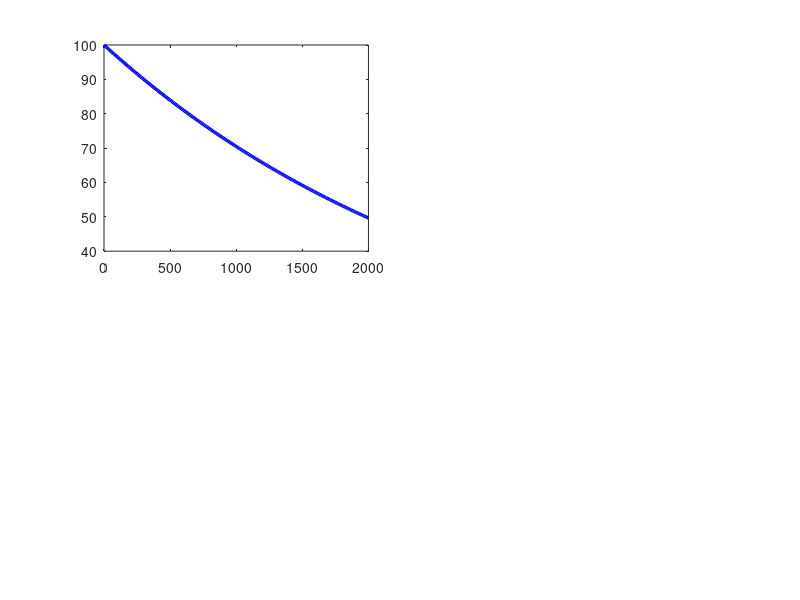

Reproduce this figure in MATLAB. (Note: this script raises an error after producing the figure.)
%% ============================================================
%  MODULE 07 — BATTERY AGING & CAPACITY FADE MODEL
%  Project : Smart EV Battery Health & Fault Prediction System
%  Author  : [Your Name] | Tool: MATLAB 2025a
%% ============================================================
clc; clear; close all;

output_folder = 'EV_Battery_Outputs';
if ~exist(output_folder,'dir'), mkdir(output_folder); end

fprintf('==========================================\n');
fprintf('   MODULE 07: BATTERY AGING MODEL         \n');
fprintf('==========================================\n\n');

%% --- CAPACITY FADE MODEL (Arrhenius-based) ---
cycles   = 0:10:2000;
cap_fade = 100*exp(-0.00035*cycles);
R_growth = 1+0.0002*cycles;

EOL_idx     = find(cap_fade<=80,1);
cycles_EOL  = cycles(EOL_idx);
years_EOL   = cycles_EOL/365;  % 1 charge cycle per day assumption

fprintf('Degradation model  : Arrhenius exponential\n');
fprintf('Initial capacity   : 100%%\n');
fprintf('EOL threshold      : 80%%\n');
fprintf('EOL at cycle       : %d\n', cycles_EOL);
fprintf('EOL in years       : %.1f years\n', years_EOL);
fprintf('Resistance at EOL  : %.2fx initial\n\n', R_growth(EOL_idx));

%% --- CYCLE MILESTONES ---
milestones=[100,200,500,1000,1500,cycles_EOL];
fprintf('%-10s %-15s %-15s\n','Cycles','Capacity(%)','R_Factor');
fprintf('%s\n',repmat('-',1,42));
for i=1:length(milestones)
    c=milestones(i);
    cap=100*exp(-0.00035*c);
    res=1+0.0002*c;
    fprintf('%-10d %-15.2f %-15.3f\n',c,cap,res);
end

%% --- CALENDAR AGING ---
months  = 0:1:60;
cal_age = 100*exp(-0.001*months);

fprintf('\nCalendar Aging (storage at 50%% SOC, 25C):\n');
fprintf('At 12 months: %.1f%% capacity\n', 100*exp(-0.001*12));
fprintf('At 24 months: %.1f%% capacity\n', 100*exp(-0.001*24));
fprintf('At 60 months: %.1f%% capacity\n', 100*exp(-0.001*60));

%% --- PLOT ---
figure('Name','M07: Battery Aging Model',...
    'Color','white','Position',[50 50 1200 600]);

subplot(2,2,1);
plot(cycles,cap_fade,'b-','LineWidth',2.5);
yline(80,'r--','End of Life (80%)','LineWidth',2);
xline(cycles_EOL,'k:',...
    sprintf('EOL = %d cycles',cycles_EOL),'LineWidth',1.5);
fill([0,cycles,fliplr(cycles)],...
    [80,cap_fade,fliplr(ones(size(cycles))*80)],...
    'red','FaceAlpha',0.08,'EdgeColor','none');
xlabel('Charge Cycles'); ylabel('Capacity (%)');
title('Capacity Fade Over Lifetime');
grid on; set(gca,'FontSize',11);

subplot(2,2,2);
yyaxis left;
plot(cycles,cap_fade,'b-','LineWidth',2);
ylabel('Capacity (%)'); ylim([70 105]);
yyaxis right;
plot(cycles,R_growth,'r-','LineWidth',2);
ylabel('Resistance Factor');
xlabel('Charge Cycles');
title('Capacity Fade & Resistance Growth');
legend({'Capacity','Resistance'},'Location','east');
grid on; set(gca,'FontSize',11);

subplot(2,2,3);
plot(months,cal_age,'m-','LineWidth',2);
yline(80,'r--','EOL Threshold','LineWidth',2);
xlabel('Storage Time (months)'); ylabel('Capacity (%)');
title('Calendar Aging (Storage Degradation)');
grid on; set(gca,'FontSize',11);

subplot(2,2,4);
soh_levels=100:-5:75;
rul_cyc=max(0,(soh_levels-80)/0.01);
bar(categorical(string(soh_levels)),rul_cyc,...
    'FaceColor',[0.2 0.6 0.9]);
xlabel('Current SOH (%)'); ylabel('Remaining Cycles');
title('RUL vs Current SOH');
grid on; set(gca,'FontSize',11);

saveas(gcf,fullfile(output_folder,'M07_Aging_Model.png'));
fprintf('\n✔ Saved: M07_Aging_Model.png\n');
fprintf('MODULE 07 COMPLETE!\n');
